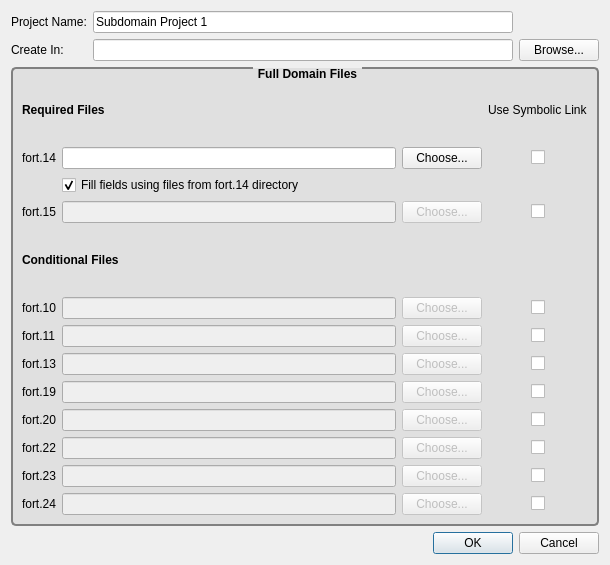
<?xml version="1.0" encoding="UTF-8"?>
<ui version="4.0">
 <class>CreateProjectDialog</class>
 <widget class="QDialog" name="CreateProjectDialog">
  <property name="geometry">
   <rect>
    <x>0</x>
    <y>0</y>
    <width>610</width>
    <height>565</height>
   </rect>
  </property>
  <property name="windowTitle">
   <string>Create New Project</string>
  </property>
  <layout class="QVBoxLayout" name="verticalLayout">
   <item>
    <layout class="QGridLayout" name="gridLayout">
     <item row="1" column="1">
      <widget class="QLineEdit" name="projectDirectory">
       <property name="enabled">
        <bool>true</bool>
       </property>
       <property name="readOnly">
        <bool>true</bool>
       </property>
      </widget>
     </item>
     <item row="0" column="1">
      <widget class="QLineEdit" name="projectName">
       <property name="text">
        <string>Subdomain Project 1</string>
       </property>
      </widget>
     </item>
     <item row="0" column="0">
      <widget class="QLabel" name="label">
       <property name="text">
        <string>Project Name:</string>
       </property>
      </widget>
     </item>
     <item row="1" column="0">
      <widget class="QLabel" name="label_2">
       <property name="text">
        <string>Create In:</string>
       </property>
      </widget>
     </item>
     <item row="1" column="2">
      <widget class="QPushButton" name="browseButton">
       <property name="text">
        <string>Browse...</string>
       </property>
      </widget>
     </item>
    </layout>
   </item>
   <item>
    <widget class="QGroupBox" name="groupBox">
     <property name="font">
      <font>
       <weight>75</weight>
       <bold>true</bold>
      </font>
     </property>
     <property name="styleSheet">
      <string notr="true">QGroupBox {
     background-color:  #E0E0E0;
     border: 2px solid gray;
     border-radius: 5px;
     margin-top: 1ex; /* leave space at the top for the title */
 }

 QGroupBox::title {
	  
     subcontrol-origin: margin;
     subcontrol-position: top center; /* position at the top center */
     padding: 0 3px;
     background-color: qlineargradient(x1: 0, y1: 0, x2: 0, y2: 1,
                                       stop: 0 #FFOECE, stop: 1 #FFFFFF);
 }
</string>
     </property>
     <property name="title">
      <string>Full Domain Files</string>
     </property>
     <property name="flat">
      <bool>false</bool>
     </property>
     <layout class="QVBoxLayout" name="verticalLayout_2">
      <item>
       <layout class="QGridLayout" name="gridLayout_2">
        <item row="12" column="3" alignment="Qt::AlignHCenter">
         <widget class="QCheckBox" name="link24">
          <property name="text">
           <string/>
          </property>
         </widget>
        </item>
        <item row="0" column="3">
         <widget class="QLabel" name="label_17">
          <property name="text">
           <string>Use Symbolic Link</string>
          </property>
         </widget>
        </item>
        <item row="1" column="3" alignment="Qt::AlignHCenter">
         <widget class="QCheckBox" name="link14">
          <property name="layoutDirection">
           <enum>Qt::LeftToRight</enum>
          </property>
          <property name="text">
           <string/>
          </property>
         </widget>
        </item>
        <item row="3" column="3" alignment="Qt::AlignHCenter">
         <widget class="QCheckBox" name="link15">
          <property name="text">
           <string/>
          </property>
         </widget>
        </item>
        <item row="0" column="0" colspan="3">
         <widget class="QLabel" name="label_6">
          <property name="font">
           <font>
            <weight>75</weight>
            <bold>true</bold>
           </font>
          </property>
          <property name="text">
           <string>Required Files</string>
          </property>
         </widget>
        </item>
        <item row="10" column="2">
         <widget class="QPushButton" name="chooseFort22">
          <property name="enabled">
           <bool>false</bool>
          </property>
          <property name="text">
           <string>Choose...</string>
          </property>
         </widget>
        </item>
        <item row="11" column="0">
         <widget class="QLabel" name="label_14">
          <property name="text">
           <string>fort.23</string>
          </property>
         </widget>
        </item>
        <item row="7" column="3" alignment="Qt::AlignHCenter">
         <widget class="QCheckBox" name="link13">
          <property name="text">
           <string/>
          </property>
         </widget>
        </item>
        <item row="9" column="3" alignment="Qt::AlignHCenter">
         <widget class="QCheckBox" name="link20">
          <property name="text">
           <string/>
          </property>
         </widget>
        </item>
        <item row="7" column="1">
         <widget class="QLineEdit" name="fort13Loc">
          <property name="enabled">
           <bool>false</bool>
          </property>
         </widget>
        </item>
        <item row="8" column="1">
         <widget class="QLineEdit" name="fort19Loc">
          <property name="enabled">
           <bool>false</bool>
          </property>
         </widget>
        </item>
        <item row="11" column="1">
         <widget class="QLineEdit" name="fort23Loc">
          <property name="enabled">
           <bool>false</bool>
          </property>
         </widget>
        </item>
        <item row="5" column="1">
         <widget class="QLineEdit" name="fort10Loc">
          <property name="enabled">
           <bool>false</bool>
          </property>
         </widget>
        </item>
        <item row="6" column="3" alignment="Qt::AlignHCenter">
         <widget class="QCheckBox" name="link11">
          <property name="text">
           <string/>
          </property>
         </widget>
        </item>
        <item row="7" column="2">
         <widget class="QPushButton" name="chooseFort13">
          <property name="enabled">
           <bool>false</bool>
          </property>
          <property name="text">
           <string>Choose...</string>
          </property>
         </widget>
        </item>
        <item row="6" column="1">
         <widget class="QLineEdit" name="fort11Loc">
          <property name="enabled">
           <bool>false</bool>
          </property>
         </widget>
        </item>
        <item row="8" column="2">
         <widget class="QPushButton" name="chooseFort19">
          <property name="enabled">
           <bool>false</bool>
          </property>
          <property name="text">
           <string>Choose...</string>
          </property>
         </widget>
        </item>
        <item row="12" column="2">
         <widget class="QPushButton" name="chooseFort24">
          <property name="enabled">
           <bool>false</bool>
          </property>
          <property name="text">
           <string>Choose...</string>
          </property>
         </widget>
        </item>
        <item row="11" column="2">
         <widget class="QPushButton" name="chooseFort23">
          <property name="enabled">
           <bool>false</bool>
          </property>
          <property name="text">
           <string>Choose...</string>
          </property>
         </widget>
        </item>
        <item row="11" column="3" alignment="Qt::AlignHCenter">
         <widget class="QCheckBox" name="link23">
          <property name="text">
           <string/>
          </property>
         </widget>
        </item>
        <item row="8" column="3" alignment="Qt::AlignHCenter">
         <widget class="QCheckBox" name="link19">
          <property name="text">
           <string/>
          </property>
         </widget>
        </item>
        <item row="12" column="0">
         <widget class="QLabel" name="label_15">
          <property name="text">
           <string>fort.24</string>
          </property>
         </widget>
        </item>
        <item row="9" column="1">
         <widget class="QLineEdit" name="fort20Loc">
          <property name="enabled">
           <bool>false</bool>
          </property>
         </widget>
        </item>
        <item row="10" column="3" alignment="Qt::AlignHCenter">
         <widget class="QCheckBox" name="link22">
          <property name="text">
           <string/>
          </property>
         </widget>
        </item>
        <item row="12" column="1">
         <widget class="QLineEdit" name="fort24Loc">
          <property name="enabled">
           <bool>false</bool>
          </property>
         </widget>
        </item>
        <item row="4" column="0" colspan="3">
         <widget class="QLabel" name="label_4">
          <property name="font">
           <font>
            <weight>75</weight>
            <bold>true</bold>
           </font>
          </property>
          <property name="text">
           <string>Conditional Files</string>
          </property>
         </widget>
        </item>
        <item row="5" column="2">
         <widget class="QPushButton" name="chooseFort10">
          <property name="enabled">
           <bool>false</bool>
          </property>
          <property name="text">
           <string>Choose...</string>
          </property>
         </widget>
        </item>
        <item row="3" column="2">
         <widget class="QPushButton" name="chooseFort15">
          <property name="enabled">
           <bool>false</bool>
          </property>
          <property name="text">
           <string>Choose...</string>
          </property>
         </widget>
        </item>
        <item row="5" column="0">
         <widget class="QLabel" name="label_8">
          <property name="text">
           <string>fort.10</string>
          </property>
         </widget>
        </item>
        <item row="9" column="0">
         <widget class="QLabel" name="label_12">
          <property name="text">
           <string>fort.20</string>
          </property>
         </widget>
        </item>
        <item row="9" column="2">
         <widget class="QPushButton" name="chooseFort20">
          <property name="enabled">
           <bool>false</bool>
          </property>
          <property name="text">
           <string>Choose...</string>
          </property>
         </widget>
        </item>
        <item row="10" column="0">
         <widget class="QLabel" name="label_13">
          <property name="text">
           <string>fort.22</string>
          </property>
         </widget>
        </item>
        <item row="3" column="1">
         <widget class="QLineEdit" name="fort15Loc">
          <property name="enabled">
           <bool>false</bool>
          </property>
         </widget>
        </item>
        <item row="6" column="0">
         <widget class="QLabel" name="label_9">
          <property name="text">
           <string>fort.11</string>
          </property>
         </widget>
        </item>
        <item row="8" column="0">
         <widget class="QLabel" name="label_11">
          <property name="text">
           <string>fort.19</string>
          </property>
         </widget>
        </item>
        <item row="1" column="0">
         <widget class="QLabel" name="label_7">
          <property name="text">
           <string>fort.14</string>
          </property>
         </widget>
        </item>
        <item row="1" column="1">
         <widget class="QLineEdit" name="fort14Loc"/>
        </item>
        <item row="10" column="1">
         <widget class="QLineEdit" name="fort22Loc">
          <property name="enabled">
           <bool>false</bool>
          </property>
         </widget>
        </item>
        <item row="2" column="1" colspan="2">
         <widget class="QCheckBox" name="useSameDir">
          <property name="text">
           <string>Fill fields using files from fort.14 directory</string>
          </property>
          <property name="checked">
           <bool>true</bool>
          </property>
         </widget>
        </item>
        <item row="5" column="3" alignment="Qt::AlignHCenter">
         <widget class="QCheckBox" name="link10">
          <property name="text">
           <string/>
          </property>
         </widget>
        </item>
        <item row="3" column="0">
         <widget class="QLabel" name="label_3">
          <property name="text">
           <string>fort.15</string>
          </property>
         </widget>
        </item>
        <item row="7" column="0">
         <widget class="QLabel" name="label_10">
          <property name="text">
           <string>fort.13</string>
          </property>
         </widget>
        </item>
        <item row="6" column="2">
         <widget class="QPushButton" name="chooseFort11">
          <property name="enabled">
           <bool>false</bool>
          </property>
          <property name="text">
           <string>Choose...</string>
          </property>
         </widget>
        </item>
        <item row="1" column="2">
         <widget class="QPushButton" name="chooseFort14">
          <property name="text">
           <string>Choose...</string>
          </property>
         </widget>
        </item>
       </layout>
      </item>
     </layout>
    </widget>
   </item>
   <item>
    <layout class="QHBoxLayout" name="horizontalLayout">
     <item>
      <widget class="QLabel" name="warnLabel">
       <property name="sizePolicy">
        <sizepolicy hsizetype="Expanding" vsizetype="Preferred">
         <horstretch>0</horstretch>
         <verstretch>0</verstretch>
        </sizepolicy>
       </property>
       <property name="styleSheet">
        <string notr="true">color: rgb(255, 0, 0);</string>
       </property>
       <property name="text">
        <string/>
       </property>
      </widget>
     </item>
     <item>
      <widget class="QDialogButtonBox" name="buttonBox">
       <property name="sizePolicy">
        <sizepolicy hsizetype="Maximum" vsizetype="Fixed">
         <horstretch>0</horstretch>
         <verstretch>0</verstretch>
        </sizepolicy>
       </property>
       <property name="orientation">
        <enum>Qt::Horizontal</enum>
       </property>
       <property name="standardButtons">
        <set>QDialogButtonBox::Cancel|QDialogButtonBox::Ok</set>
       </property>
      </widget>
     </item>
    </layout>
   </item>
  </layout>
 </widget>
 <tabstops>
  <tabstop>projectName</tabstop>
  <tabstop>projectDirectory</tabstop>
  <tabstop>browseButton</tabstop>
 </tabstops>
 <resources/>
 <connections>
  <connection>
   <sender>buttonBox</sender>
   <signal>accepted()</signal>
   <receiver>CreateProjectDialog</receiver>
   <slot>accept()</slot>
   <hints>
    <hint type="sourcelabel">
     <x>248</x>
     <y>254</y>
    </hint>
    <hint type="destinationlabel">
     <x>157</x>
     <y>274</y>
    </hint>
   </hints>
  </connection>
  <connection>
   <sender>buttonBox</sender>
   <signal>rejected()</signal>
   <receiver>CreateProjectDialog</receiver>
   <slot>reject()</slot>
   <hints>
    <hint type="sourcelabel">
     <x>316</x>
     <y>260</y>
    </hint>
    <hint type="destinationlabel">
     <x>286</x>
     <y>274</y>
    </hint>
   </hints>
  </connection>
 </connections>
</ui>
